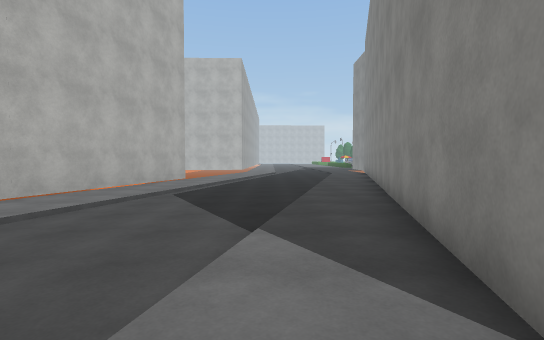
View 1 (above)

24 first-person views from a walk through a Unity game level. The camera is 1.4 m above the floor, tilts 2° down and sees 85° across. The floor is counted in squares, 2 m on a side. Each view is taken from the middle of a square. On the plan, view 1 faces up. The plan holds only what a view shows up to about 10 squares ahead; the rest is blank. The place goes on beyond the plan. Surface patterns are stand-ins for the level's own textures.

View 2
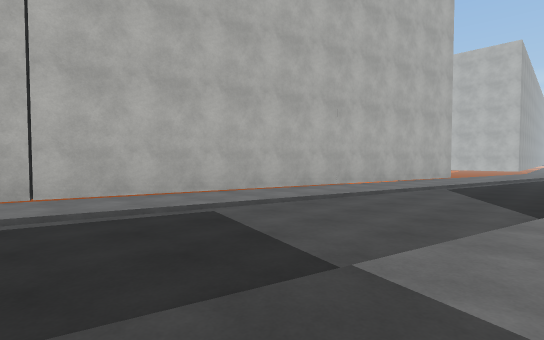

View 3
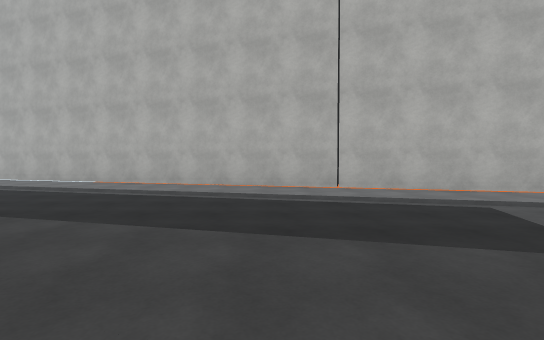

View 4
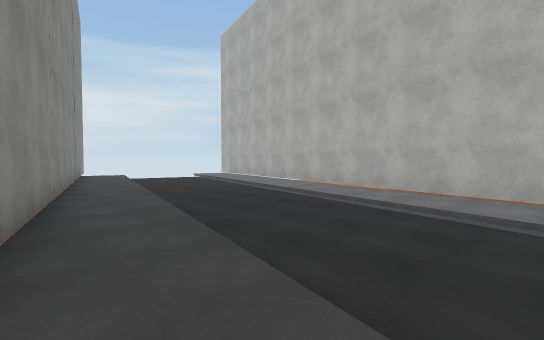

View 5
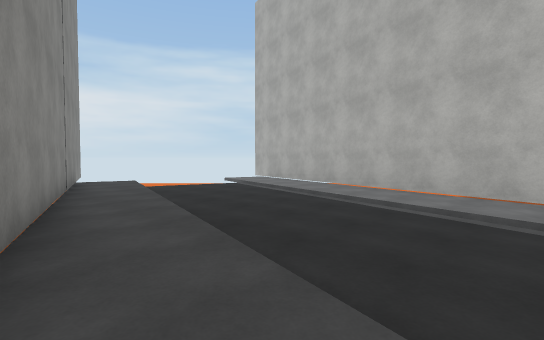

View 6
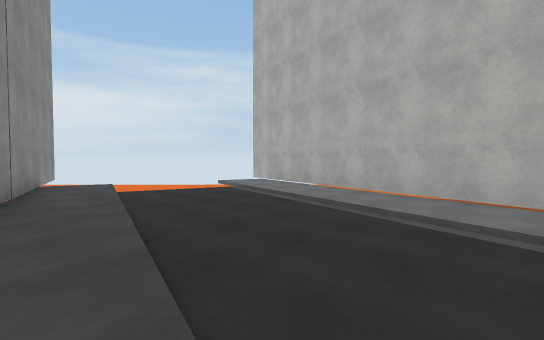

View 7
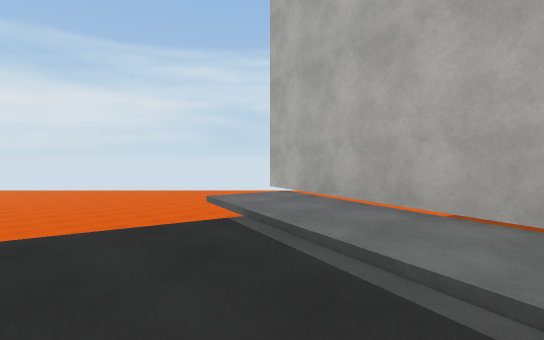

View 8
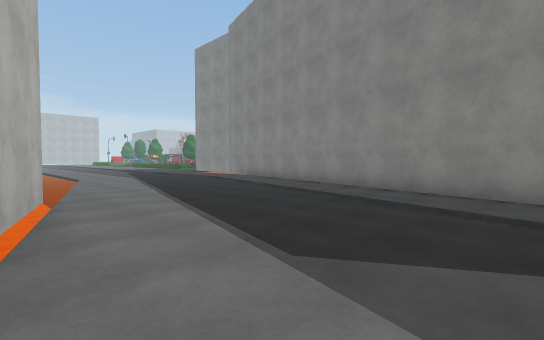

View 9
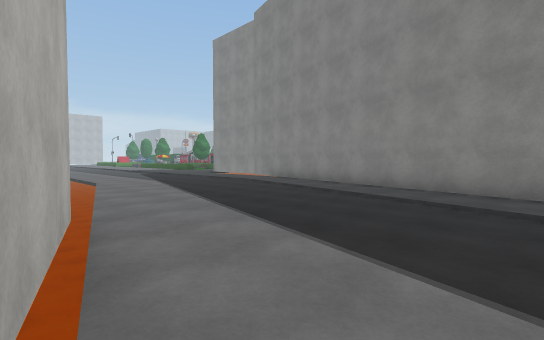

View 10
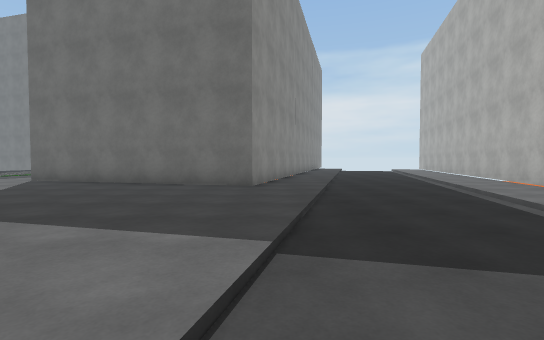

View 11
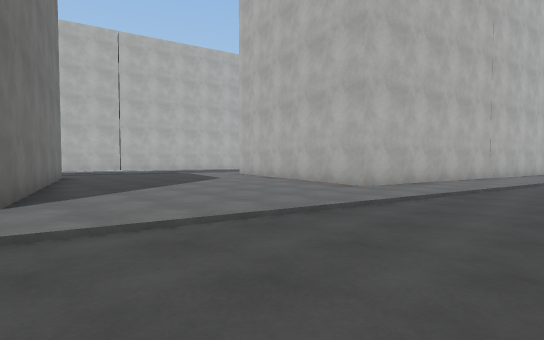

View 12
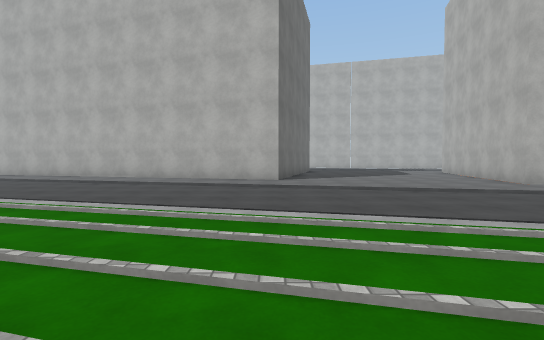

View 13
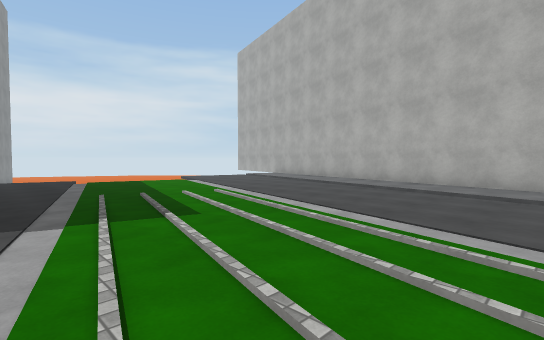

View 14
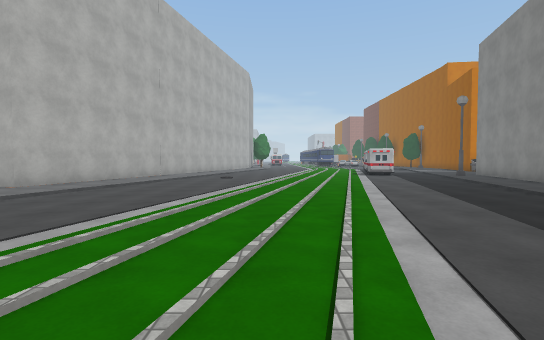

View 15
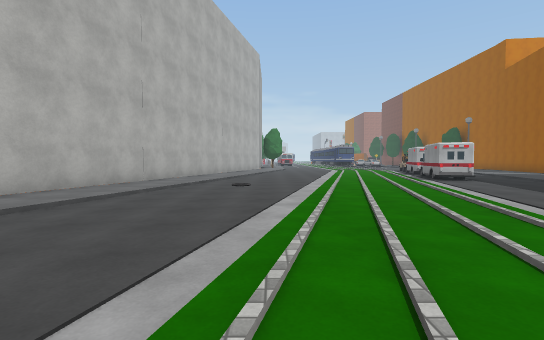

View 16
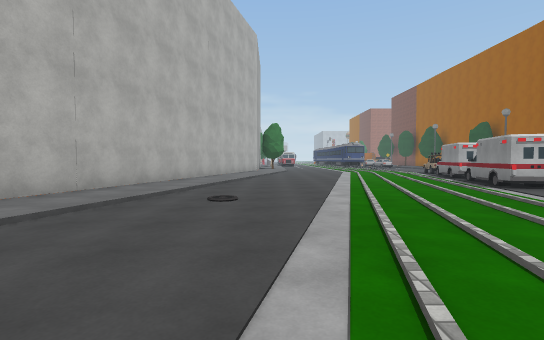

View 17
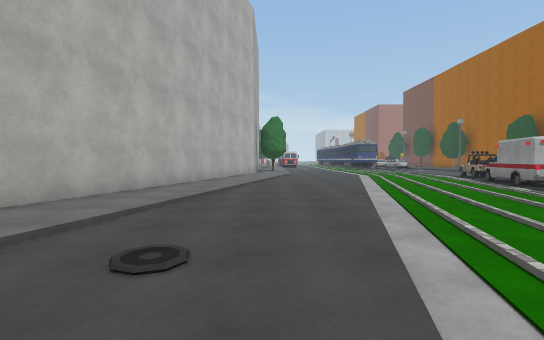

View 18
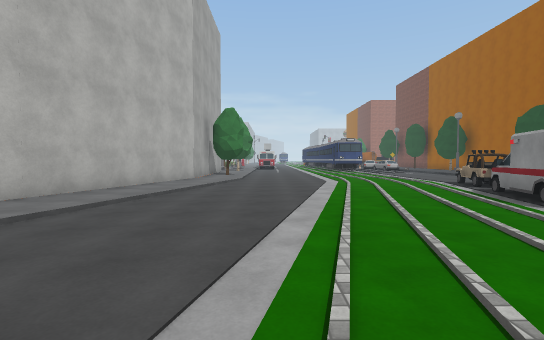

View 19
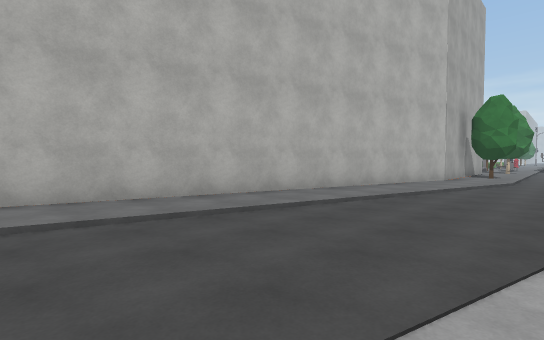

View 20
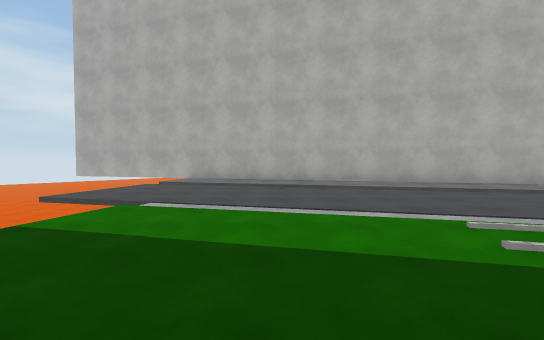

View 21
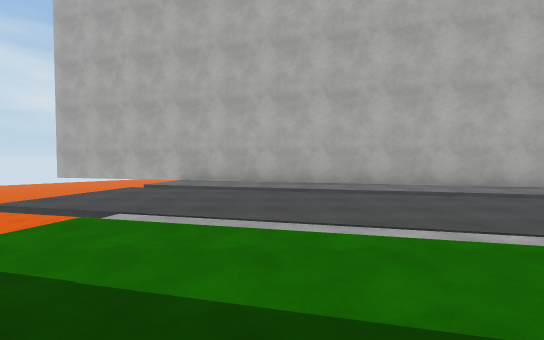

View 22
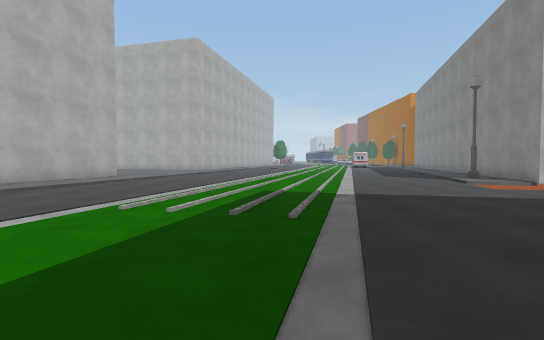

View 23
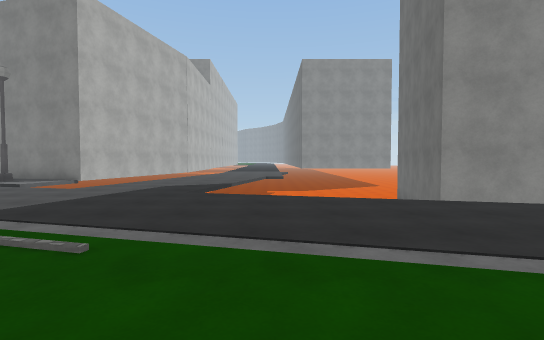

View 24
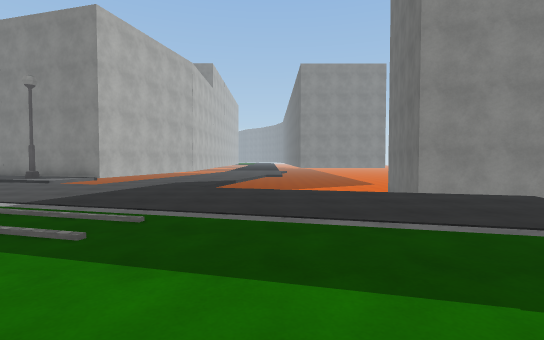

### Floor plan
Key: @ floor where view 1 was taken; # wall or solid block; x gap in a wall; . main floor; : floor 0.25 m higher than the main floor; / step, stairs or slope; v drop or lower ground; C car; L lamp.
Columns run from 10 left of view 1 to 20 right of it. Each row starts with its distance up from view 1.
 16        vv:/.          #:/
 15       vvv:/..        ##:.......
 14       vv::.../       #::.....:/
 13       vv:/...::#     #:/.......
 12       vv:/../:##     #:/.......
 11       #::/../:#     ##:......:#
 10       #::...::#     #::.../.:/C
  9       #:/...:##     #:/...:...C
  8      ##:/../:#     ##:/......CC
  7      #::.../:#     #::.......#
  6      #::...::#     #:/.../:..#.
  5      #:/...:##     #:/...:.....
  4     ##:/../:#     ##:/:........
  3     #::.../:#     #::..........
  2     #::...::#     #:/..........
  1     #:/...::####  #:/..........
  0    ##:/../@:  :####:........../
 -1    #::.../::::::::::........../
 -2    #::...::::::::::/..........:
 -3   ##:/../::::::::::/........./
 -4   #::/../::::::::::......:...
 -5   #::.../::::::::::.....:/..
 -6   #:/...::####::::/........
 -7  ##:/../:##  ####:/.......    #
 -8  #::.../:#     #::......:.../L#
 -9  #::...::#     #:/.../:./...::#
-10  #:/...:##     #:/...:......vx#
-11 ##:/../:#     ##:/..........v
-12 #::.../:#     #::..............
-13 #::...::#     #:/.../:.........
-14 #:/...:##     #:/..............
-15 #:/../:#     ##:/.......... vv.
-16 ::v../:#     #::..........v
-17 ::   ::#     #:/..........v
-18     v:##     #:/..........
-19       #      #:...vvvv....
-20      v#      v v..v   ...vv##v
-21 vvv   #     #v          v #####
-22 vvvvv       #vv           #
-23 vvvvv        vvv

Where each view was taken, in squares from view 1:
view 1: 0 up, 0 right, facing up
view 2: 2 down, 0 right, facing up-left
view 3: 3 down, 1 right, facing left
view 4: 4 down, 1 left, facing down-left
view 5: 8 down, 2 left, facing down-left
view 6: 9 down, 3 left, facing down-left
view 7: 13 down, 6 left, facing down-left
view 8: 5 up, 4 left, facing up-right
view 9: 7 up, 4 left, facing up-right
view 10: 2 up, 1 left, facing down
view 11: 7 down, 11 right, facing up-left
view 12: 7 down, 15 right, facing left
view 13: 8 down, 14 right, facing down-left
view 14: 8 down, 14 right, facing up
view 15: 4 down, 13 right, facing up
view 16: 1 down, 13 right, facing up
view 17: 2 up, 13 right, facing up
view 18: 5 up, 15 right, facing up
view 19: 5 up, 15 right, facing up-left
view 20: 16 down, 13 right, facing left
view 21: 16 down, 12 right, facing left
view 22: 18 down, 12 right, facing up
view 23: 16 down, 10 right, facing right
view 24: 16 down, 9 right, facing right
